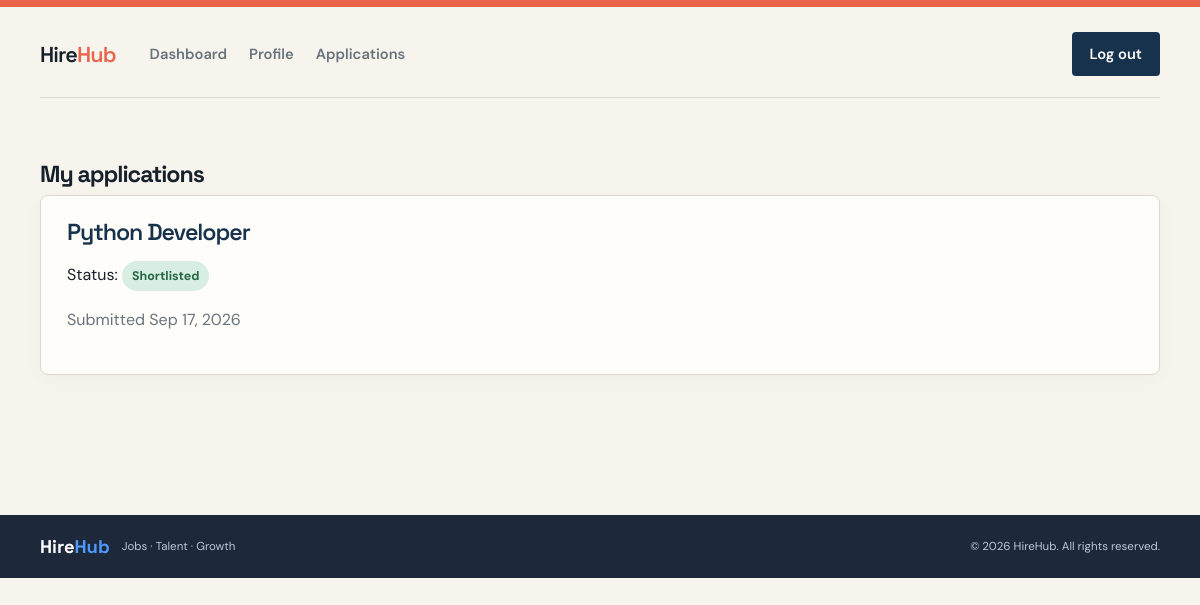
/applications/ (signed in), run on the app's committed database.
### applications/models.py (models this page shows)
class Application(models.Model):
	STATUS_CHOICES = [
		('application_sent', 'Application Sent'),
		('application_pending', 'Application Pending'),
		('shortlisted', 'Shortlisted'),
		('submitted', 'Submitted'),
		('reviewing', 'Reviewing'),
		('accepted', 'Accepted'),
		('rejected', 'Rejected'),
	]
	EXPERIENCE_CHOICES = [('fresher', 'Fresher'), ('experienced', 'Experienced')]
	job = models.ForeignKey('jobs.Job', on_delete=models.CASCADE, related_name='applications')
	applicant = models.ForeignKey('auth.User', on_delete=models.CASCADE, related_name='applications')
	applicant_name = models.CharField(max_length=160, blank=True)
	applicant_email = models.EmailField(blank=True)
	applicant_phone = models.CharField(max_length=30, blank=True)
	education = models.CharField(max_length=200, blank=True)
	resume = models.FileField(upload_to='resumes/applications/', blank=True, null=True)
	experience_level = models.CharField(max_length=20, choices=EXPERIENCE_CHOICES, blank=True)
	experience_details = models.TextField(blank=True)
	cover_letter = models.TextField(blank=True)
	status = models.CharField(max_length=20, choices=STATUS_CHOICES, default='submitted')
	created_at = models.DateTimeField(auto_now_add=True)
	class Meta:
		ordering = ['-created_at']
		constraints = [models.UniqueConstraint(fields=['job', 'applicant'], name='unique_job_applicant')]

### jobs/models.py (models this page shows, shortened)
class Job(models.Model):
    EMPLOYMENT_CHOICES = [('full-time', 'Full-time'), ('part-time', 'Part-time'), ('contract', 'Contract')]
    employer = models.ForeignKey('auth.User', on_delete=models.CASCADE, related_name='posted_jobs')
    company = models.ForeignKey('companies.Company', on_delete=models.SET_NULL, null=True, blank=True, related_name='jobs')
    title = models.CharField(max_length=160)
    description = models.TextField()
    location = models.CharField(max_length=120)
    vacancies = models.PositiveIntegerField(default=1)
    employment_type = models.CharField(max_length=20, choices=EMPLOYMENT_CHOICES, default='full-time')
    salary = models.CharField(max_length=80, blank=True)
    created_at = models.DateTimeField(auto_now_add=True)
    is_active = models.BooleanField(default=True)
    class Meta:
        ordering = ['-created_at']

### applications/views.py (the view)
# urls.py: path('', views.my_applications, name='my_applications'),
@login_required
def my_applications(request):
	applications = Application.objects.filter(applicant=request.user).select_related('job')
	return render(request, 'applications/list.html', {'applications': applications, 'employer_view': False})

### templates/applications/list.html
{% extends 'base.html' %}
{% block content %}
<h2>{% if employer_view %}Applicants for your roles{% else %}My applications{% endif %}</h2>
{% for application in applications %}
    <article class="job">
        <h2><a href="{% url 'job_detail' application.job.pk %}">{{ application.job.title }}</a></h2>
        {% if employer_view %}
            <p>Applicant: {{ application.applicant_name|default:application.applicant.get_full_name|default:application.applicant.username }} · {{ application.applicant.email }}</p>
            {% if application.education %}<p>Education: {{ application.education }}</p>{% endif %}
            {% if application.experience_level %}<p>Experience: {{ application.get_experience_level_display }}{% if application.experience_details %} · {{ application.experience_details }}{% endif %}</p>{% endif %}
            {% if application.resume %}<p><a href="{{ application.resume.url }}">Download resume</a></p>{% endif %}
            <form method="post" action="{% url 'update_application_status' application.pk %}">
                {% csrf_token %}
                <label for="status-{{ application.pk }}">Application status</label>
                <select id="status-{{ application.pk }}" name="status">
                    {% for value, label in application.STATUS_CHOICES %}
                        <option value="{{ value }}"{% if application.status == value %} selected{% endif %}>{{ label }}</option>
                    {% endfor %}
                </select>
                <button type="submit">Update status</button>
            </form>
        {% else %}
            <p>Status: <span class="status">{{ application.get_status_display }}</span></p>
        {% endif %}
        <p class="muted">Submitted {{ application.created_at|date:"M j, Y" }}</p>
    </article>
{% empty %}
    <p class="empty">No applications yet.</p>
{% endfor %}
{% endblock %}

### static/css/app.css (style rules this page uses)
:root { --ink: #17212b; --muted: #68747d; --paper: #f7f3ed; --surface: #fffdf9; --line: #ddd8cf; --navy: #17324d; --coral: #e8644a; --coral-dark: #bc4637; --mint: #d8eee2; --shadow: 0 16px 40px rgba(23, 33, 43, .08); --blue: #1768f2; --blue-soft: #eef6ff; --green: #15966d; }
* { box-sizing: border-box; }
body { margin: 0; background: var(--paper); color: var(--ink); font-family: 'DM Sans', sans-serif; }
body::before { content: ''; display: block; height: 7px; background: var(--coral); }
a { color: var(--navy); font-weight: 600; text-decoration-thickness: 2px; text-underline-offset: 3px; }
h1, h2, h3 { font-family: 'Space Grotesk', sans-serif; letter-spacing: -.045em; line-height: 1.05; }
h2 { font-size: 1.45rem; margin: 0 0 9px; }
p { line-height: 1.65; }
.job { background: var(--surface); border: 1px solid var(--line); border-radius: 8px; box-shadow: 0 5px 18px rgba(23, 33, 43, .03); padding: 24px 26px; transition: transform .18s ease, box-shadow .18s ease; }
.job h2 a { text-decoration: none; }
.muted { color: var(--muted); }
.status { display: inline-block; background: var(--mint); border-radius: 100px; color: #276645; font-size: .78rem; font-weight: 700; padding: 5px 10px; }

### data on the page
Application: job "Python Developer", status "Shortlisted", created_at "Sep 17, 2026"
